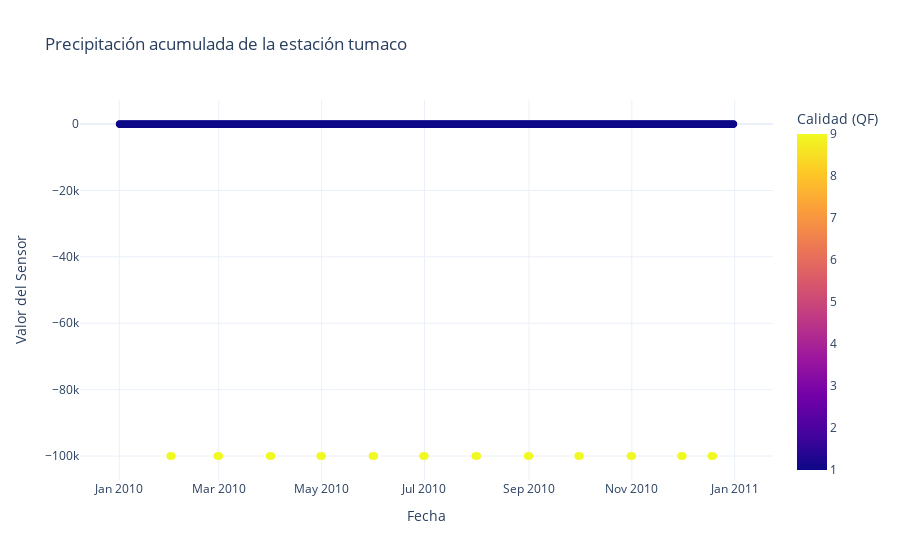
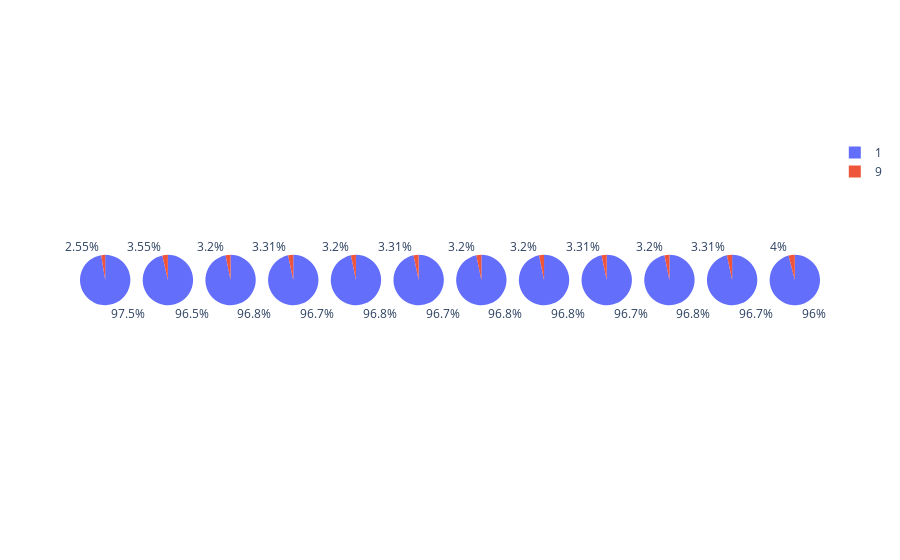
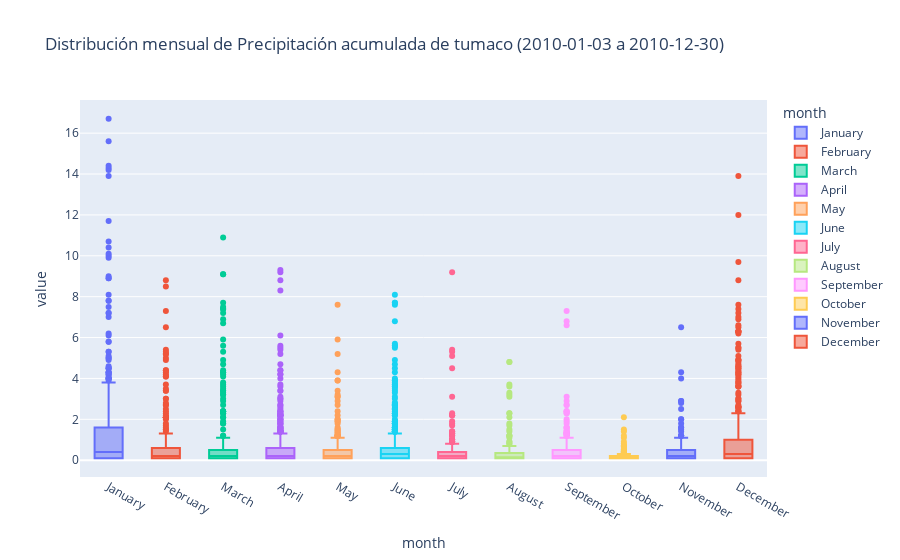

The code cell stored with these charts, in order, in its notebook:
### Code cell
historical_series=historical_series
line_fig = fig_scatter(historical_series, params, color='qf')
line_fig.show()
pie_fig = fig_pie_month(historical_series, params)
pie_fig.show()
boxplot_fig = fig_boxplot(historical_series, params, color='month')
boxplot_fig.show()

### Figure 1 — Plotly figure (JSON) as saved in the notebook; plotly's stock layout.template omitted (floating-point values rounded to 4 significant figures; data arrays with more than 128 entries replaced by an {"elided": "..."} marker saying what was removed)
{"data": [{"hovertemplate": "Fecha=%{x}<br>Valor del Sensor=%{y}<br>Calidad (QF)=%{marker.color}<extra></extra>", "legendgroup": "", "marker": {"color": {"elided": "52417 int values"}, "coloraxis": "coloraxis", "opacity": 0.7, "size": 8, "symbol": "circle"}, "mode": "markers", "name": "", "showlegend": false, "type": "scattergl", "x": {"elided": "52417 str values"}, "xaxis": "x", "y": {"elided": "52417 float values"}, "yaxis": "y"}], "layout": {"coloraxis": {"colorbar": {"title": {"text": "Calidad (QF)"}}, "colorscale": [[0, "#0d0887"], [0.1111, "#46039f"], [0.2222, "#7201a8"], [0.3333, "#9c179e"], [0.4444, "#bd3786"], [0.5556, "#d8576b"], [0.6667, "#ed7953"], [0.7778, "#fb9f3a"], [0.8889, "#fdca26"], [1, "#f0f921"]]}, "hovermode": "closest", "legend": {"title": {"text": "Calidad (QF)"}, "tracegroupgap": 0}, "title": {"text": "Precipitación acumulada de la estación tumaco"}, "xaxis": {"anchor": "y", "domain": [0, 1], "title": {"text": "Fecha"}}, "yaxis": {"anchor": "x", "domain": [0, 1], "title": {"text": "Valor del Sensor"}}}}

### Figure 2 — Plotly figure (JSON) as saved in the notebook; plotly's stock layout.template omitted (floating-point values rounded to 4 significant figures)
{"data": [{"domain": {"x": [0, 0.06806], "y": [0, 1]}, "hovertemplate": "qf=%{label}<br>count=%{value}<extra></extra>", "labels": [1, 9], "legendgroup": "", "name": "", "showlegend": true, "type": "pie", "values": [4321, 113]}, {"domain": {"x": [0.08472, 0.1528], "y": [0, 1]}, "hovertemplate": "qf=%{label}<br>count=%{value}<extra></extra>", "labels": [1, 9], "legendgroup": "", "name": "", "showlegend": true, "type": "pie", "values": [3889, 143]}, {"domain": {"x": [0.1694, 0.2375], "y": [0, 1]}, "hovertemplate": "qf=%{label}<br>count=%{value}<extra></extra>", "labels": [1, 9], "legendgroup": "", "name": "", "showlegend": true, "type": "pie", "values": [4321, 143]}, {"domain": {"x": [0.2542, 0.3222], "y": [0, 1]}, "hovertemplate": "qf=%{label}<br>count=%{value}<extra></extra>", "labels": [1, 9], "legendgroup": "", "name": "", "showlegend": true, "type": "pie", "values": [4177, 143]}, {"domain": {"x": [0.3389, 0.4069], "y": [0, 1]}, "hovertemplate": "qf=%{label}<br>count=%{value}<extra></extra>", "labels": [1, 9], "legendgroup": "", "name": "", "showlegend": true, "type": "pie", "values": [4321, 143]}, {"domain": {"x": [0.4236, 0.4917], "y": [0, 1]}, "hovertemplate": "qf=%{label}<br>count=%{value}<extra></extra>", "labels": [1, 9], "legendgroup": "", "name": "", "showlegend": true, "type": "pie", "values": [4177, 143]}, {"domain": {"x": [0.5083, 0.5764], "y": [0, 1]}, "hovertemplate": "qf=%{label}<br>count=%{value}<extra></extra>", "labels": [1, 9], "legendgroup": "", "name": "", "showlegend": true, "type": "pie", "values": [4321, 143]}, {"domain": {"x": [0.5931, 0.6611], "y": [0, 1]}, "hovertemplate": "qf=%{label}<br>count=%{value}<extra></extra>", "labels": [1, 9], "legendgroup": "", "name": "", "showlegend": true, "type": "pie", "values": [4321, 143]}, {"domain": {"x": [0.6778, 0.7458], "y": [0, 1]}, "hovertemplate": "qf=%{label}<br>count=%{value}<extra></extra>", "labels": [1, 9], "legendgroup": "", "name": "", "showlegend": true, "type": "pie", "values": [4177, 143]}, {"domain": {"x": [0.7625, 0.8306], "y": [0, 1]}, "hovertemplate": "qf=%{label}<br>count=%{value}<extra></extra>", "labels": [1, 9], "legendgroup": "", "name": "", "showlegend": true, "type": "pie", "values": [4321, 143]}, {"domain": {"x": [0.8472, 0.9153], "y": [0, 1]}, "hovertemplate": "qf=%{label}<br>count=%{value}<extra></extra>", "labels": [1, 9], "legendgroup": "", "name": "", "showlegend": true, "type": "pie", "values": [4177, 143]}, {"domain": {"x": [0.9319, 1.0], "y": [0, 1]}, "hovertemplate": "qf=%{label}<br>count=%{value}<extra></extra>", "labels": [1, 9], "legendgroup": "", "name": "", "showlegend": true, "type": "pie", "values": [4177, 174]}], "layout": {}}

### Figure 3 — Plotly figure (JSON) as saved in the notebook; plotly's stock layout.template omitted (floating-point values rounded to 4 significant figures; data arrays with more than 128 entries replaced by an {"elided": "..."} marker saying what was removed)
{"data": [{"alignmentgroup": "True", "hovertemplate": "month=%{x}<br>value=%{y}<extra></extra>", "legendgroup": "January", "marker": {"color": "#636efa"}, "name": "January", "notched": false, "offsetgroup": "January", "orientation": "v", "showlegend": true, "type": "box", "x": {"elided": "339 str values"}, "x0": " ", "xaxis": "x", "y": {"elided": "339 float values"}, "y0": " ", "yaxis": "y"}, {"alignmentgroup": "True", "hovertemplate": "month=%{x}<br>value=%{y}<extra></extra>", "legendgroup": "February", "marker": {"color": "#EF553B"}, "name": "February", "notched": false, "offsetgroup": "February", "orientation": "v", "showlegend": true, "type": "box", "x": {"elided": "400 str values"}, "x0": " ", "xaxis": "x", "y": {"elided": "400 float values"}, "y0": " ", "yaxis": "y"}, {"alignmentgroup": "True", "hovertemplate": "month=%{x}<br>value=%{y}<extra></extra>", "legendgroup": "March", "marker": {"color": "#00cc96"}, "name": "March", "notched": false, "offsetgroup": "March", "orientation": "v", "showlegend": true, "type": "box", "x": {"elided": "373 str values"}, "x0": " ", "xaxis": "x", "y": {"elided": "373 float values"}, "y0": " ", "yaxis": "y"}, {"alignmentgroup": "True", "hovertemplate": "month=%{x}<br>value=%{y}<extra></extra>", "legendgroup": "April", "marker": {"color": "#ab63fa"}, "name": "April", "notched": false, "offsetgroup": "April", "orientation": "v", "showlegend": true, "type": "box", "x": {"elided": "551 str values"}, "x0": " ", "xaxis": "x", "y": {"elided": "551 float values"}, "y0": " ", "yaxis": "y"}, {"alignmentgroup": "True", "hovertemplate": "month=%{x}<br>value=%{y}<extra></extra>", "legendgroup": "May", "marker": {"color": "#FFA15A"}, "name": "May", "notched": false, "offsetgroup": "May", "orientation": "v", "showlegend": true, "type": "box", "x": {"elided": "406 str values"}, "x0": " ", "xaxis": "x", "y": {"elided": "406 float values"}, "y0": " ", "yaxis": "y"}, {"alignmentgroup": "True", "hovertemplate": "month=%{x}<br>value=%{y}<extra></extra>", "legendgroup": "June", "marker": {"color": "#19d3f3"}, "name": "June", "notched": false, "offsetgroup": "June", "orientation": "v", "showlegend": true, "type": "box", "x": {"elided": "620 str values"}, "x0": " ", "xaxis": "x", "y": {"elided": "620 float values"}, "y0": " ", "yaxis": "y"}, {"alignmentgroup": "True", "hovertemplate": "month=%{x}<br>value=%{y}<extra></extra>", "legendgroup": "July", "marker": {"color": "#FF6692"}, "name": "July", "notched": false, "offsetgroup": "July", "orientation": "v", "showlegend": true, "type": "box", "x": {"elided": "451 str values"}, "x0": " ", "xaxis": "x", "y": {"elided": "451 float values"}, "y0": " ", "yaxis": "y"}, {"alignmentgroup": "True", "hovertemplate": "month=%{x}<br>value=%{y}<extra></extra>", "legendgroup": "August", "marker": {"color": "#B6E880"}, "name": "August", "notched": false, "offsetgroup": "August", "orientation": "v", "showlegend": true, "type": "box", "x": {"elided": "200 str values"}, "x0": " ", "xaxis": "x", "y": {"elided": "200 float values"}, "y0": " ", "yaxis": "y"}, {"alignmentgroup": "True", "hovertemplate": "month=%{x}<br>value=%{y}<extra></extra>", "legendgroup": "September", "marker": {"color": "#FF97FF"}, "name": "September", "notched": false, "offsetgroup": "September", "orientation": "v", "showlegend": true, "type": "box", "x": {"elided": "420 str values"}, "x0": " ", "xaxis": "x", "y": {"elided": "420 float values"}, "y0": " ", "yaxis": "y"}, {"alignmentgroup": "True", "hovertemplate": "month=%{x}<br>value=%{y}<extra></extra>", "legendgroup": "October", "marker": {"color": "#FECB52"}, "name": "October", "notched": false, "offsetgroup": "October", "orientation": "v", "showlegend": true, "type": "box", "x": ["October", "October", "October", "October", "October", "October", "October", "October", "October", "October", "October", "October", "October", "October", "October", "October", "October", "October", "October", "October", "October", "October", "October", "October", "October", "October", "October", "October", "October", "October", "October", "October", "October", "October", "October", "October", "October", "October", "October", "October", "October", "October", "October", "October", "October", "October", "October", "October", "October", "October", "October", "October", "October", "October", "October", "October", "October", "October", "October", "October", "October", "October", "October", "October", "October", "October", "October", "October", "October", "October", "October", "October", "October", "October", "October", "October", "October", "October", "October", "October", "October", "October", "October", "October", "October", "October", "October", "October", "October", "October", "October", "October", "October", "October", "October", "October", "October", "October", "October", "October", "October", "October", "October"], "x0": " ", "xaxis": "x", "y": [0.1, 0.1, 0.5, 0.2, 0.1, 0.1, 0.1, 0.1, 0.1, 0.4, 0.5, 0.1, 0.1, 0.1, 0.2, 0.1, 0.1, 0.1, 0.1, 0.1, 0.1, 0.1, 0.1, 0.1, 0.1, 0.1, 0.1, 0.1, 0.1, 0.2, 0.2, 0.2, 0.1, 0.2, 0.2, 0.1, 0.1, 0.1, 0.1, 0.1, 0.3, 0.2, 0.6, 0.7, 0.9, 0.7, 1.1, 2.1, 1.4, 1.5, 0.8, 0.4, 0.1, 0.1, 0.1, 0.1, 0.1, 0.1, 0.5, 0.1, 0.1, 0.1, 0.1, 0.1, 0.2, 0.3, 0.1, 0.1, 0.1, 0.1, 0.2, 0.3, 0.1, 0.1, 0.1, 0.2, 0.1, 0.1, 0.2, 0.2, 0.1, 0.2, 0.1, 0.1, 0.1, 0.7, 1.2, 0.4, 0.4, 0.1, 0.1, 0.1, 0.1, 0.1, 0.1, 0.1, 0.1, 0.2, 0.1, 0.1, 0.4, 0.4, 0.2], "y0": " ", "yaxis": "y"}, {"alignmentgroup": "True", "hovertemplate": "month=%{x}<br>value=%{y}<extra></extra>", "legendgroup": "November", "marker": {"color": "#636efa"}, "name": "November", "notched": false, "offsetgroup": "November", "orientation": "v", "showlegend": true, "type": "box", "x": {"elided": "299 str values"}, "x0": " ", "xaxis": "x", "y": {"elided": "299 float values"}, "y0": " ", "yaxis": "y"}, {"alignmentgroup": "True", "hovertemplate": "month=%{x}<br>value=%{y}<extra></extra>", "legendgroup": "December", "marker": {"color": "#EF553B"}, "name": "December", "notched": false, "offsetgroup": "December", "orientation": "v", "showlegend": true, "type": "box", "x": {"elided": "654 str values"}, "x0": " ", "xaxis": "x", "y": {"elided": "654 float values"}, "y0": " ", "yaxis": "y"}], "layout": {"boxmode": "overlay", "legend": {"title": {"text": "month"}, "tracegroupgap": 0}, "title": {"text": "Distribución mensual de Precipitación acumulada de tumaco (2010-01-03 a 2010-12-30)"}, "xaxis": {"anchor": "y", "categoryarray": ["January", "February", "March", "April", "May", "June", "July", "August", "September", "October", "November", "December"], "categoryorder": "array", "domain": [0, 1], "title": {"text": "month"}}, "yaxis": {"anchor": "x", "domain": [0, 1], "title": {"text": "value"}}}}
